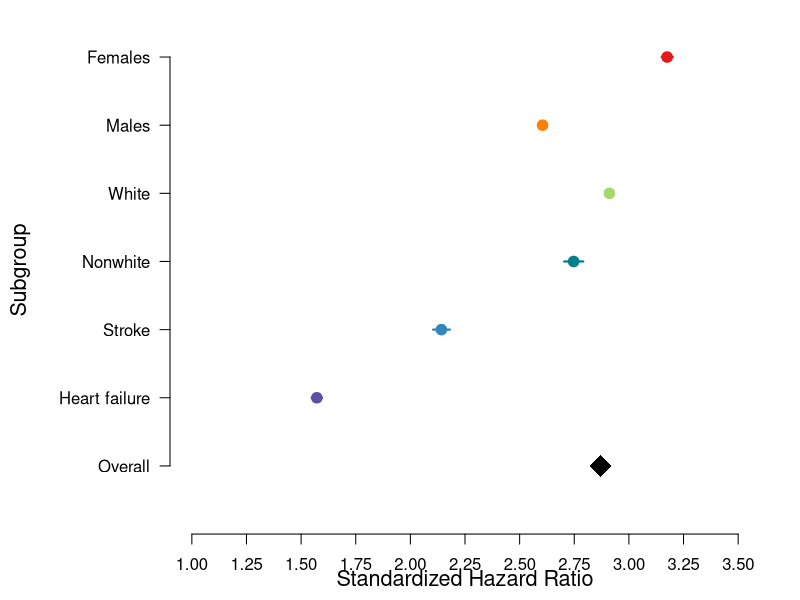

Write R code to recreate this figure.
# Dependenices
library(data.table)

# Manual input
f <- c(3.175,3.15,3.201)
m <- c(2.605,2.586,2.624)
w <- c(2.911,2.894,2.927)
nw <- c(2.747,2.704,2.791)
hf <- c(1.572, 1.548, 1.596)
stroke <- c(2.142,2.104,2.181)
all <- c(2.87, 2.86, 2.89)

# Bind results
ehr <- data.frame(rbind(all,hf,stroke,nw,w,m,f))
ehr$subgroup <- c('Overall','Heart failure','Stroke','Nonwhite','White','Males','Females')

# Plot
pdf('/data/arrhythmia/skhurshid/broad_ibm_afrisk/subgroup_hr.pdf',height=2,width=4.4,
    pointsize=3)
par(oma=c(1,1,1,1))
par(mar=c(4,7.5,1,1))
col <- c('#e31a1c','#ff7f00','#a6d96a','#02818a','#3288bd','#5e4fa2','black')
plot(x=ehr[,1],y=seq(1,7,1),xlim=c(1,3.50),ylim=c(0.75,7),
     xaxt='n',yaxt='n',xlab='',ylab='',pch=c(18,rep(19,6)),col=rev(col),cex=c(3,rep(1.4,6)),bty='n')
axis(1,at=seq(1,3.50,0.25),cex=1.4,pos=0)
axis(2,at=1:7,labels=FALSE,cex=1.4)
mtext('Subgroup',side=2,line=7,cex=1.3)
mtext('Standardized Hazard Ratio',side=1,line=3.5,cex=1.3)
segments(ehr$X2,1:7,ehr$X3,1:7,col=rev(col),lwd=2.2)

plot_names <- c('Overall','Heart failure','Stroke','Nonwhite','White','Males','Females')
for (i in 1:length(plot_names)){
  mtext(paste0(plot_names[i]),
        side=2,line=1,las=2,at=i)
}

dev.off()
